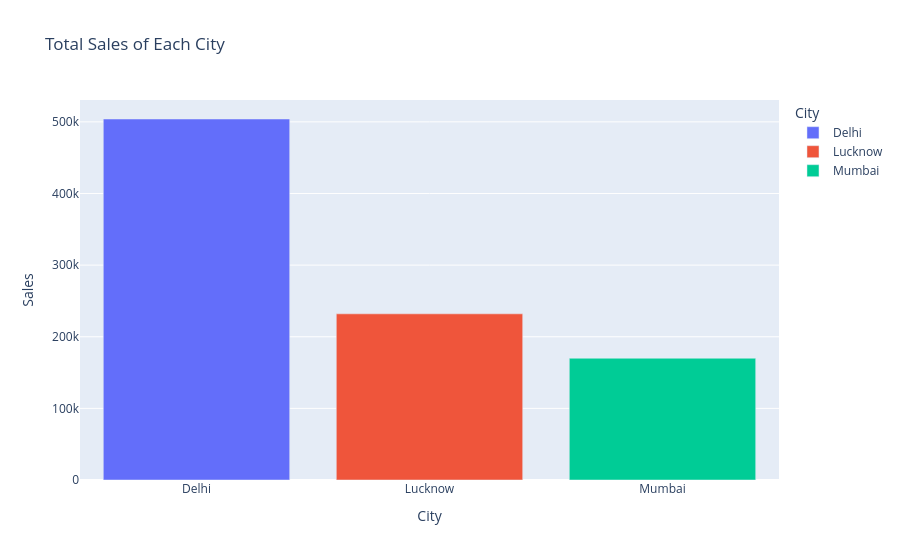

The notebook cell this image was saved under:
### Code cell
city_sales = df.groupby("City", as_index=False)["Sales"].sum()

fig = px.bar(
    city_sales,
    x="City",
    y="Sales",
    title="Total Sales of Each City",
    color="City"
)

fig.show()

### Figure 1 — Plotly figure (JSON) as saved in the notebook; plotly's stock layout.template omitted (floating-point values rounded to 4 significant figures)
{"data": [{"hovertemplate": "City=%{x}<br>Sales=%{y}<extra></extra>", "legendgroup": "Delhi", "marker": {"color": "#636efa", "pattern": {"shape": ""}}, "name": "Delhi", "orientation": "v", "showlegend": true, "textposition": "auto", "type": "bar", "x": ["Delhi"], "xaxis": "x", "y": [504000], "yaxis": "y"}, {"hovertemplate": "City=%{x}<br>Sales=%{y}<extra></extra>", "legendgroup": "Lucknow", "marker": {"color": "#EF553B", "pattern": {"shape": ""}}, "name": "Lucknow", "orientation": "v", "showlegend": true, "textposition": "auto", "type": "bar", "x": ["Lucknow"], "xaxis": "x", "y": [232000], "yaxis": "y"}, {"hovertemplate": "City=%{x}<br>Sales=%{y}<extra></extra>", "legendgroup": "Mumbai", "marker": {"color": "#00cc96", "pattern": {"shape": ""}}, "name": "Mumbai", "orientation": "v", "showlegend": true, "textposition": "auto", "type": "bar", "x": ["Mumbai"], "xaxis": "x", "y": [170000], "yaxis": "y"}], "layout": {"barmode": "relative", "legend": {"title": {"text": "City"}, "tracegroupgap": 0}, "title": {"text": "Total Sales of Each City"}, "xaxis": {"anchor": "y", "categoryarray": ["Delhi", "Lucknow", "Mumbai"], "categoryorder": "array", "domain": [0, 1], "title": {"text": "City"}}, "yaxis": {"anchor": "x", "domain": [0, 1], "title": {"text": "Sales"}}}}
